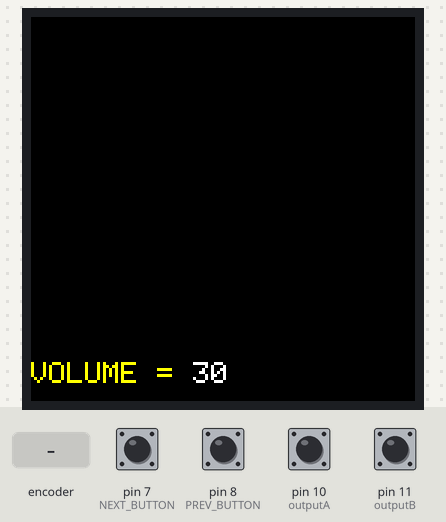
Bench run of a sketch on a simulated Arduino Mega 2560, built with avr-gcc and run on an emulated ATmega2560. Shown: 128×128 colour display. Inputs (shaded band) come from the test bench; at power-on: pin 7 (NEXT_BUTTON), pin 8 (PREV_BUTTON), pin 10 (outputA), pin 11 (outputB) HIGH. The audio player accepts every command and is not drawn; what the sketch prints to the serial monitor is not drawn.

Above: at 1.7 s.
1.8 s: rotary encoder on pin 10 (outputA) / pin 11 (outputB) turned 3 steps (first pin leading)
At 1.95 s:
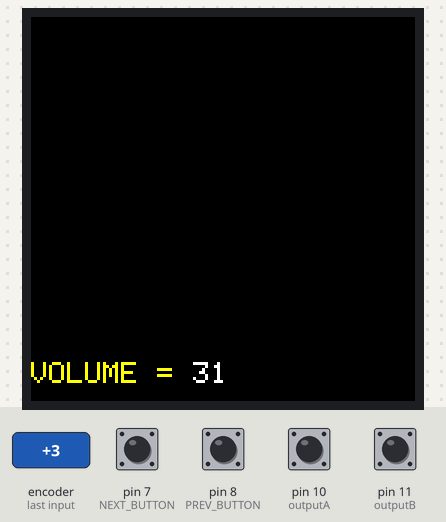
3.9 s: pin 7 (NEXT_BUTTON) pulled LOW for 0.15 s
At 4.3 s:
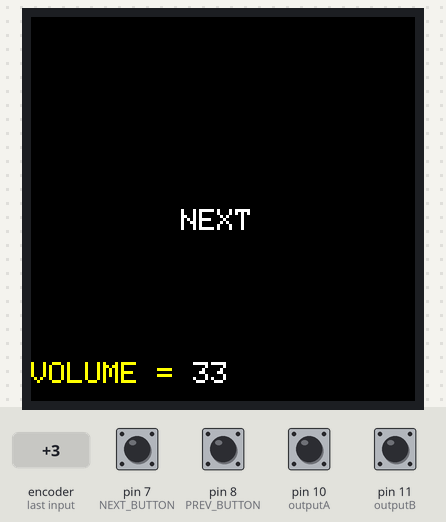
6.4 s: pin 8 (PREV_BUTTON) pulled LOW for 3.2 s
At 7.2 s:
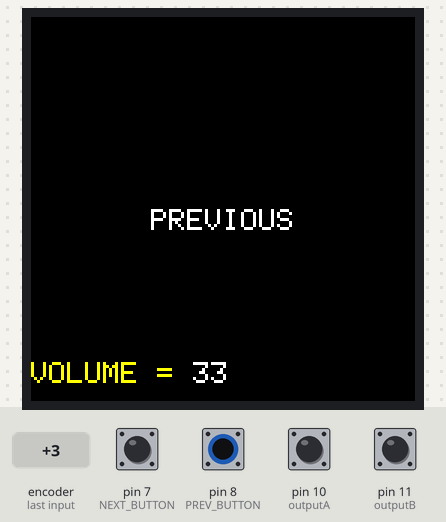
11.1 s: pin 7 (NEXT_BUTTON) pulled LOW for 1 s
At 11.9 s:
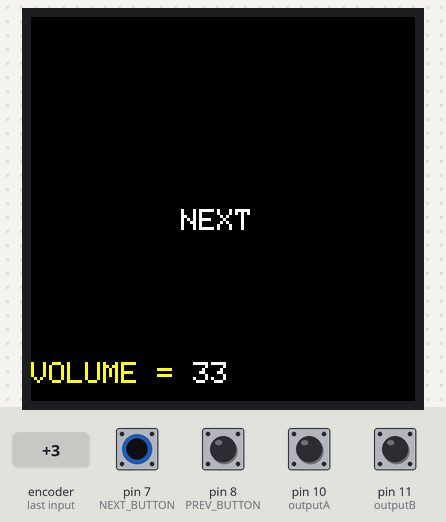
13.6 s: rotary encoder on pin 10 (outputA) / pin 11 (outputB) turned 1 step (first pin leading)
At 14.8 s:
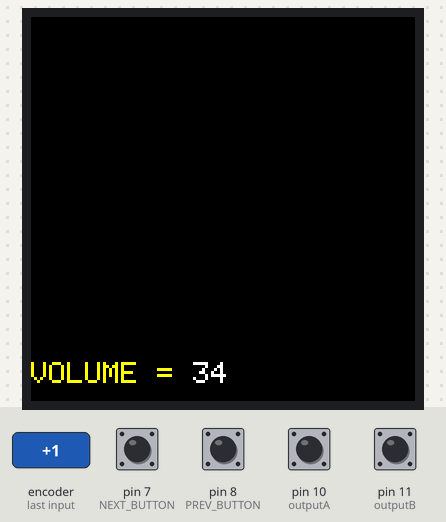
15.3 s: pin 8 (PREV_BUTTON) pulled LOW for 0.15 s
At 16.1 s:
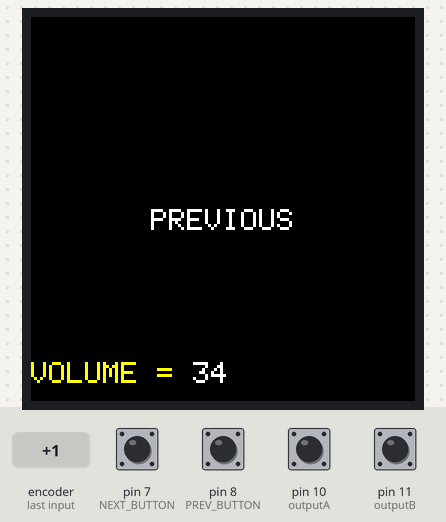
Timing chart, 0 to 18.3 s (numbered marks = the images above; inputs shaded):
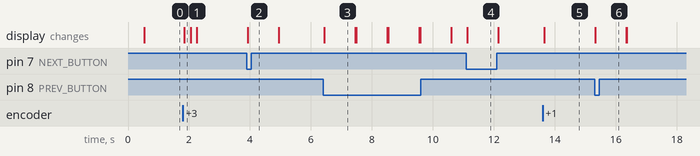

The sketch:

mp3player.ino
```cpp
// Screen dimensions
#define SCREEN_WIDTH  128
#define SCREEN_HEIGHT 128 // pixels

// You can use any (4 or) 5 pins (reset not needed)
#define SCLK_PIN 2
#define MOSI_PIN 3
#define DC_PIN   4
#define CS_PIN   5
#define RST_PIN  6
 #define outputA 10
 #define outputB 11


// Color definitions
#define  BLACK           0x0000
#define BLUE            0x001F
#define RED             0xF800
#define GREEN           0x07E0
#define CYAN            0x07FF
#define MAGENTA         0xF81F
#define YELLOW          0xFFE0
#define WHITE           0xFFFF


#include <Adafruit_GFX.h>
#include "Arduino.h"
#include "DFRobotDFPlayerMini.h"
#include <Adafruit_SSD1351.h>

#if (defined(ARDUINO_AVR_UNO) || defined(ESP8266))   // Using a soft serial port
#include <SoftwareSerial.h>
SoftwareSerial softSerial(/*rx =*/11, /*tx =*/12);
#define FPSerial softSerial
#else
#define FPSerial Serial1
#endif

Adafruit_SSD1351 tft = Adafruit_SSD1351(SCREEN_WIDTH, SCREEN_HEIGHT, CS_PIN, DC_PIN, MOSI_PIN, SCLK_PIN, RST_PIN);

const int NEXT_BUTTON = 7; // the pin number of the push button
const int PREV_BUTTON = 8;

int volumeLevel = 30;
int currentStateNEXT;    // the current reading from the input pin
int currentStatePREV;
int currentStateVOLUP;
int currentStateVOLDOWN;

 int counter = 0;
 int aState;
 int aLastState;

DFRobotDFPlayerMini myDFPlayer;
void printDetail(uint8_t type, int value);

void setup()
{
  FPSerial.begin(9600);


  Serial.begin(115200);


 tft.begin(); //turn on display


 uint16_t time = millis();    //time
  tft.fillRect(0, 0, 128, 128, BLACK); //fill background black
  time = millis() - time;

  Serial.println();
  Serial.println(F("MP3 Player"));
  Serial.println(F("Initializing MP3 Player ..."));

  if (!myDFPlayer.begin(FPSerial, /*isACK = */true, /*doReset = */true)) {  //Use serial to communicate with mp3.
    Serial.println(F("Unable to begin:"));
    Serial.println(F("1.Please recheck the connection!"));
    while(true);
  }
  Serial.println(F("MP3 Player Ready"));

  myDFPlayer.volume(volumeLevel);  //Set volume value (0~30).

  myDFPlayer.EQ(DFPLAYER_EQ_NORMAL);

  myDFPlayer.outputDevice(DFPLAYER_DEVICE_SD);

  myDFPlayer.enableDAC();  //Enable On-chip DAC

pinMode(NEXT_BUTTON, INPUT_PULLUP);
pinMode(PREV_BUTTON, INPUT_PULLUP);
pinMode (outputA,INPUT);
pinMode (outputB,INPUT);


 aLastState = digitalRead(outputA);

}

void loop()
{
tftDisplayVOL();
   aState = digitalRead(outputA); // Reads the "current" state of the outputA
   // If the previous and the current state of the outputA are different, that means a Pulse has occured
   if (aState != aLastState && aState == 1){
     // If the outputB state is different to the outputA state, that means the encoder is rotating clockwise
     if (digitalRead(outputB) != aState) {
       tft.fillRect(48,115, 20, 20, BLACK);
      //tft.fillScreen(BLACK);
       volumeLevel ++;

     } else {
      //tft.fillScreen(BLACK);
      tft.fillRect(48,115, 20, 20, BLACK);
      volumeLevel --;
     }
     Serial.print("VOLUME: ");
     Serial.println(volumeLevel);
   }
   aLastState = aState; // Updates the previous state of the outputA with the current state


nextButton();
prevButton();

  if (myDFPlayer.available()) {
    printDetail(myDFPlayer.readType(), myDFPlayer.read()); //Print the detail message from DFPlayer to handle different errors and states.
  }
}

//end of loop

//begin functions

void nextButton()
{

 currentStateNEXT = digitalRead(NEXT_BUTTON);
// check if the pushbutton is pressed. If it is, the buttonState is HIGH:
  if(currentStateNEXT == LOW)
  {
    myDFPlayer.next();
   // Serial.println("PLAY");
  tft.setCursor(50,64);
  tft.println("NEXT");
    delay(1000);
  tft.fillScreen(BLACK);
  }
  else
  {
  exit;
  }
}

void prevButton()
{
currentStatePREV = digitalRead(PREV_BUTTON);
// check if the pushbutton is pressed. If it is, the buttonState is HIGH:
  if(currentStatePREV == LOW)
  {
    myDFPlayer.previous();
   // Serial.println("PLAY");
  tft.setCursor(40,64);
  tft.println("PREVIOUS");
  delay(1000);
  tft.fillScreen(BLACK);

  }
  else
  {
  exit;
  }
}

void tftDisplayTime()
{
 tft.fillScreen(BLACK);
 tft.setCursor(0, 5);
 tft.setTextColor(WHITE);
 tft.print(millis() / 1000);
 tft.setTextColor(WHITE);
 tft.print(" seconds.");
}

void tftDisplayVOL()
{
 tft.setCursor(0, 115);
 tft.setTextColor(YELLOW);
 tft.print("VOLUME = ");
 tft.setTextColor(WHITE);
 tft.println(volumeLevel);
}

void printDetail(uint8_t type, int value){
  switch (type) {
    case TimeOut:
      Serial.println(F("Time Out!"));
      tft.fillScreen(BLACK);
      tft.setCursor(32, 5);
      tft.setTextColor(WHITE);
      tft.println(F("JUST RELAX"));
      tft.setCursor(28, 20);
      tft.setTextColor(WHITE);
      tft.println(F("GOOD DREAMS"));
      tft.setCursor(28, 35);
      tft.setTextColor(WHITE);
      tft.println(F("COMING SOON"));
      break;
    case WrongStack:
      Serial.println(F("Stack Wrong!"));
      tft.fillScreen(BLACK);
      tft.setCursor(0, 5);
      tft.setTextColor(WHITE);
      tft.println(F("Stack Wrong!"));
      break;
    case DFPlayerCardInserted:
      Serial.println(F("Card Inserted!"));
      tft.fillScreen(BLACK);
      tft.setCursor(0, 5);
      tft.setTextColor(WHITE);
      tft.println(F("SD Card Penetrates"));
      break;
    case DFPlayerCardRemoved:
      Serial.println(F("Card Removed!"));
      tft.fillScreen(BLACK);
      tft.setCursor(0, 5);
      tft.setTextColor(WHITE);
      tft.println(F("Pull Out!"));
      break;
    case DFPlayerCardOnline:
      Serial.println(F("Card Online!"));
      tft.fillScreen(BLACK);
      tft.setCursor(0, 5);
      tft.setTextColor(WHITE);
      tft.println(F("Card Online!!"));
      break;
    case DFPlayerUSBInserted:
      Serial.println("USB Inserted!");
      tft.fillScreen(BLACK);
      tft.setCursor(0, 5);
      tft.setTextColor(WHITE);
      tft.println(F("USB Inserted!"));
      break;
    case DFPlayerUSBRemoved:
      Serial.println("USB Removed!");
      tft.fillScreen(BLACK);
      tft.setCursor(0, 5);
      tft.setTextColor(WHITE);
      tft.println(F("USB Removed"));
      break;
    case DFPlayerPlayFinished:
      Serial.print(F("Number:"));
      Serial.print(value);
      Serial.println(F(" Play Finished!"));
      tft.fillScreen(BLACK);
      tft.setCursor(0, 5);
      tft.setTextColor(WHITE);
      tft.println(F(" Play Finished!"));
      break;
    case DFPlayerError:
      Serial.print(F("DFPlayerError:"));
      tft.fillScreen(BLACK);
      tft.setCursor(0, 5);
      tft.setTextColor(WHITE);
      tft.println(F("DFPlayerError:"));
      switch (value) {
        case Busy:
          Serial.println(F("Card not found"));
          tft.fillScreen(BLACK);
      tft.setCursor(0, 5);
      tft.setTextColor(WHITE);
      tft.println(F("Card not found"));
          break;
        case Sleeping:
          Serial.println(F("Sleeping"));
          tft.fillScreen(BLACK);
      tft.setCursor(0, 5);
      tft.setTextColor(WHITE);
      tft.println(F("Sleeping"));
          break;
        case SerialWrongStack:
          Serial.println(F("Get Wrong Stack"));
          tft.fillScreen(BLACK);
      tft.setCursor(0, 5);
      tft.setTextColor(WHITE);
      tft.println(F("Get Wrong Stack"));
          break;
        case CheckSumNotMatch:
          Serial.println(F("Check Sum Not Match"));
          tft.fillScreen(BLACK);
      tft.setCursor(0, 5);
      tft.setTextColor(WHITE);
      tft.println(F("Check Sum Does Not Match"));
          break;
        case FileIndexOut:
          Serial.println(F("File Index Out of Bound"));
          tft.fillScreen(BLACK);
      tft.setCursor(0, 5);
      tft.setTextColor(WHITE);
      tft.println(F("File Index Out of Bound"));
          break;
        case FileMismatch:
          Serial.println(F("Cannot Find File"));
          tft.fillScreen(BLACK);
      tft.setCursor(0, 5);
      tft.setTextColor(WHITE);
      tft.println(F("Cannot Find File"));
          break;
        case Advertise:
          Serial.println(F("In Advertise"));
          tft.fillScreen(BLACK);
      tft.setCursor(0, 5);
      tft.setTextColor(WHITE);
      tft.println(F("In Advertise"));
          break;
        default:
          break;
      }
      break;
    default:
      break;
  }

}
```

Measured:
- after the input at 1.8 s, the display: first changes after 0.05 s (image 1 shows a later state)
- after the input at 3.9 s, the display: changes at once (image 2)
- after the input at 6.4 s, the display: changes at once (image 3)
- after the input at 11.1 s, the display: changes at once (image 4)
- after the input at 13.6 s, the display: first changes after 0.05 s (image 5 shows a later state)
- after the input at 15.3 s, the display: changes at once (image 6)
- what the display in image 3 shows lasts 1.0 s, from 6.4 s to 7.4 s
